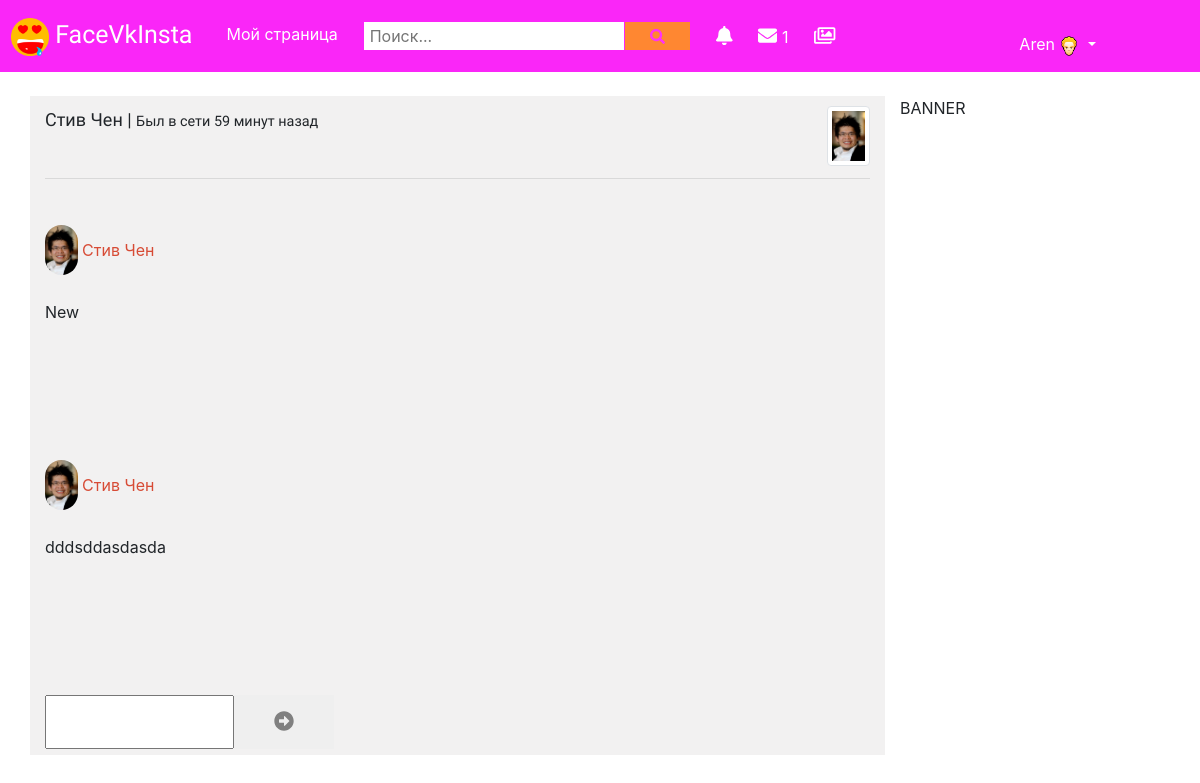
/listusers/2/chat/ (signed in), run on the app's committed database.
### accounts/models.py (models this page shows, shortened)
class UserProfile(models.Model):
	user = models.OneToOneField(User, on_delete=models.CASCADE)
	avatar = models.ImageField(upload_to='imageusers', verbose_name='Изображение')
	placework = models.TextField(default='Отсутствует')
	city = models.TextField(default='Отсутствует')
	friends = models.ManyToManyField(User,
				related_name='is_friends',
				blank=True)
	followers = models.ManyToManyField(User,
				related_name='is_following',
				blank=True)
	zayavkadruzya = models.ManyToManyField(User,
			related_name='addingfriend',
			blank=True,)
	messagedo = models.ManyToManyField(User,
				related_name='messagedo',
				blank=True)
	allmessagesstory = models.ManyToManyField(User,
				related_name='allmessagesstory',
				blank=True)
	last_activity = models.DateTimeField(auto_now=True,
				auto_now_add=False)

class Chat(models.Model):
	user = models.ForeignKey(settings.AUTH_USER_MODEL,
	 on_delete=models.CASCADE)
	useryou = models.ForeignKey(settings.AUTH_USER_MODEL,
	 on_delete=models.CASCADE,
	 related_name="useryou")
	message = models.TextField()
	datamessage = models.DateTimeField(auto_now=True,
									auto_now_add=False)

### accounts/views.py (the view)
# urls.py: path('listusers/<int:id>/chat/', chat, name='chat'),
def chat(request, id=None):
    userobjchat = get_object_or_404(UserProfile, id=id)
    allmessages = Chat.objects.all()
    if userobjchat.user in request.user.userprofile.messagedo.all():
        request.user.userprofile.messagedo.remove(userobjchat.user)
    user = request.user
    n = userobjchat.user
    form = MessageForm(request.POST or None, request.FILES or None)
    if form.is_valid():
        instance = form.save(commit=False)
        instance.user = request.user
        instance.save()
        if user not in userobjchat.messagedo.all():
            userobjchat.messagedo.add(user)
        if user not in userobjchat.allmessagesstory.all() and n not in user.userprofile.allmessagesstory.all():
            user.userprofile.allmessagesstory.add(n)
            userobjchat.allmessagesstory.add(user)
    else:
        pass
    context = {
        "userobjchat": userobjchat,
        "allmessages": allmessages,
        "form": form,
    }
    return render(request, 'chat/chat.html', context)

### accounts/forms.py
class MessageForm(forms.ModelForm):
	class Meta:
		model = Chat
		fields = [
			"message",
			"useryou"
		]

### templates/chat/chat.html (shortened to what this page needs)
{% load static %}
{% load crispy_forms_tags %}
<!doctype html>
<html lang="en">
  <head>
    <link rel="stylesheet" href="https://maxcdn.bootstrapcdn.com/bootstrap/4.0.0/css/bootstrap.min.css">
    <link rel="stylesheet" href="{% static 'css/style.css' %}">
  </head>
  <body>
{% include 'navbar.html' %}
<br><br><br><br>
    <div class="container">
      <div class="row">
        <div class="col-lg-9 col-md-12 col-xs-12 leftprofile">
        <div class="nameuserchat">
          {% if userobjchat.user.userprofile.avatar %}
          <img class="img-fluid img-thumbnail imgchat"
          src="{{ userobjchat.user.userprofile.avatar.url }}">
            {% else %}
            <img class="img-fluid img-thumbnail imgchat"
          src="{% static 'img/default_avatar.png' %}">
          {% endif %}
          <p>{{ userobjchat.user.get_full_name }} |
          <small> Был в сети
          {{ userobjchat.last_activity|timesince}} назад</small></p>
        </div>
        <hr>
      <div class="messagepole" id="messagepole">
    {% for mess in allmessages %}
    {% if mess.user == request.user %}
    {% if mess.useryou == userobjchat.user %}
      <br><br><br><br><br><br>
        {% endif %}
      {% else %}
        {% if mess.user == userobjchat.user %}
        {% if mess.useryou == request.user %}
      <div class="yourmessage">
<div class="imgandmsgyour">
          <img class="img-fluid imgchatsmall imgchatsmallyour"
          src="{{ mess.user.userprofile.avatar.url }}">
      <p class="nameimgmsgyour">
      {{ mess.user.get_full_name }}</p>
</div>
      <p class="msgyourclass">{{ mess.message|linebreaks }}</p>
      </div>
      <br><br><br><br><br>
      {% endif %}
      {% endif %}
      {% endif %}
      {% endfor %}
      </div>
            <div class="formachat">
          <form action="" method="post" id="formmessage"
          enctype='multipart/form-data'>
            <textarea wrap="soft | hard" class="textmessage"
            name="message" id="id_message"></textarea>
            <button name="submit" type="submit" id="submit"
            class="buttonmessage">
              <i class="fas fa-arrow-alt-circle-right circlemessage"></i>
            </button>
          </form>
          </div>
      </div>
        <div class="col-lg-3 col-md-12 col-xs-12">
          <p class="">BANNER</p>
          <br>
        </div>
      </div>
    </div>
  </body>
</html>

### templates/navbar.html (shortened to what this page needs)
<nav class="navbar navbar-expand-lg navbar-light bg-ight fixed-top">
  <a class="navbar-brand logonavbar" href="/site/">
    <img class="img-fluid iconimg"
              src="img/icon.png"
              alt="">
  FaceVkInsta
</a>
  <div class="collapse navbar-collapse" id="navbarSupportedContent">
    <ul class="navbar-nav mr-auto">
      <li class="nav-item">
        <a class="nav-link" href="/profile/">Мой страница<span class="sr-only">(current)</span></a>
      </li>
      <li class="nav-item">
        <div style="margin-bottom: auto;margin-top: auto;" class="nav-link" href="#">
        <form action="/listusers/" method="GET">
          <input type="search" name="q" class="searchinput"
          placeholder="Поиск...">
          <button type="submit" class="buttonsearch"><i class="fa fa-search"></i></button>
        </form>
        </div>
      </li>
     <li class="nav-item">
     <div class="nav-link" href="#">
       <i class="fa fa-bell" data-toggle="modal" data-target="#myModal"></i>
       </div>
     </li>
     <li class="nav-item">
     <a class="nav-link" href="/allchat/">
       <i class="fa fa-envelope"></i>
       {% if user.userprofile.messagedo.count > 0 %}
       {{ user.userprofile.messagedo.count }}
       {% endif %}
       </a>
     </li>
     <li class="nav-item">
     <a class="nav-link" href="/foto/">
       <i class="far fa-images"></i>
     </li>
    </ul>
    <ul class="navbar-nav dropdownmyclass">
      <li class="nav-item dropdown">
        <a class="nav-link dropdown-toggle" href="#" id="navbarDropdown" role="button" data-toggle="dropdown" aria-haspopup="true" aria-expanded="false">
          {{ user.first_name }}
          <img class="userimg" src="img/l01.png" alt="">
        </a>
      </li>
    </ul>
  </div>
</nav>

### static/css/style.css (style rules this page uses)
body { margin: 0; padding: 0; }
.iconimg { height: 38px; }
.bg-ight { background-color: #FA26F8; }
.navbar-light .navbar-brand { font-family: 'Indie Flower', cursive; font-size: 25px; color: white; margin-left: -5px; }
.navbar-light .navbar-nav .nav-link { color: white; }
.dropdownmyclass { margin-right: 80px; }
.userimg { height: 20px; }
.leftprofile { background-color: #F2F1F1; }
.fa-bell { font-size: 19px; margin-top: 4px; color: white; cursor: pointer; }
.nav-item { margin-left: 10px; }
.fa-search { color: #FF31F9; font-size: 15px; }
.buttonsearch { width: 65px; cursor: pointer; border: 1px solid var(--ytd-searchbox-legacy-button-border-color); margin: 0; padding: 2px 6px; margin-left: -3.3px; background-color: #FF8731; }
.searchinput { border: none; padding: 2px 6px; }
.fa-envelope { color: white; font-size: 19px; margin-top: 4px; color: white; cursor: pointer; }
@media (max-width: 1205px) { .textmessage { resize: none; font-family: 'Roboto', sans-serif; } }
.buttonmessage { margin-bottom: 10px; border: none; padding: 15px 6px; width: 100px; cursor: pointer; position: absolute; }
.circlemessage { font-size: 20px; color: grey; }
.messagepole { height: 500px; }
.nameuserchat p { font-family: 'Cuprum', sans-serif; font-size: 18px; }
.imgchat { height: 60px; float: right; }
.messagepole { overflow-x: none; overflow-y: auto; }
.imgchatsmall { height: 50px; border-radius: 50px; }
.imgandmsgyour { display: flex; }
.nameimgmsgyour { margin-top: auto; margin-bottom: auto; margin-left: 4px; float: left; color: #D74B35; }
.msgyourclass { margin-top: 25px; }
.imgchatsmallyour { float: left; }
.fa-images { color: white; font-size: 19px; margin-top: 4px; color: white; cursor: pointer; }

### data on the page
UserProfile: user.userprofile.avatar (picture), user.get_full_name "Стив Чен", last_activity "59 минут"
Chat: user.userprofile.avatar (picture), user.get_full_name "Стив Чен", message "New"
Chat: user.userprofile.avatar (picture), user.get_full_name "Стив Чен", message "dddsddasdasda"

### other printed values
{{ user.userprofile.messagedo.count }} "1"
{{ user.first_name }} "Aren"
